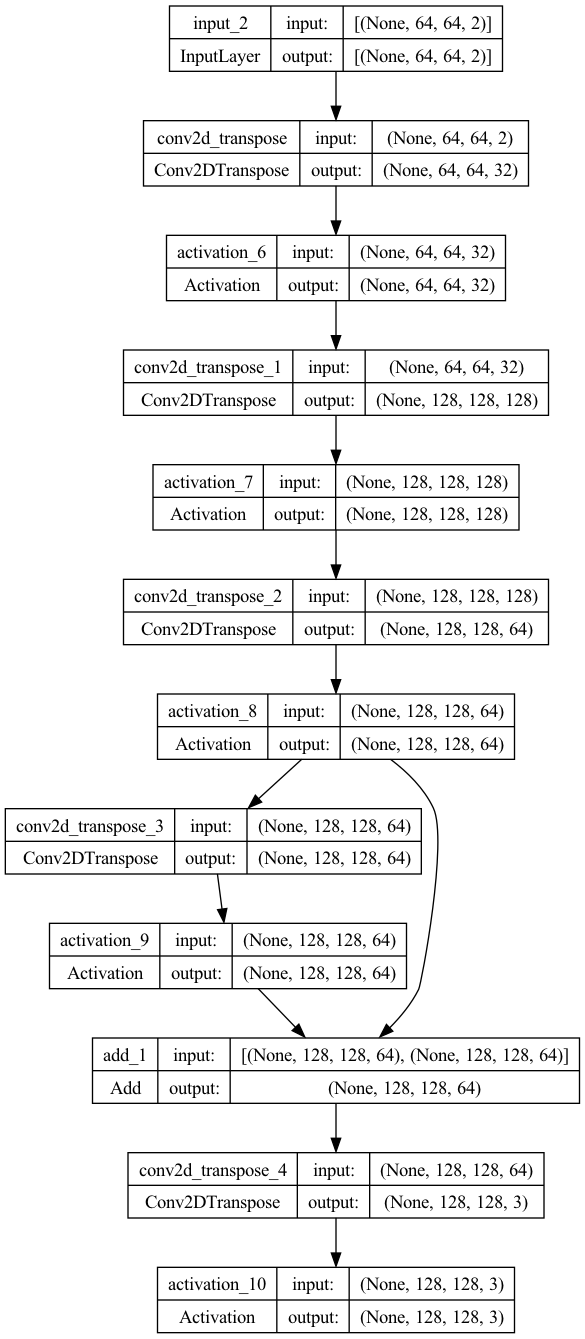
#> input picture decoder.png, 585 x 1339 px; its folder holds only this picture in this run
$ python -i preprocessv2.py   (imports and definitions only)   (older library calls are emulated)
#> lines starting #> are read from the running program, lines starting #| are printed output that depends on the picture
#> further down, picture is the input picture: shape (1339, 585, 3); min 0, max 255, mean 239.8
import os
import numpy as np
from PIL import Image
import cv2
import matplotlib.pyplot as plt
import tensorflow as tf
from tqdm import tqdm
from sklearn.model_selection import train_test_split
import random

dataset_path = "archive"
num_images = 100
img_size = (64, 64)

# [58 lines left out: functions load_images, resize_images, display_images, not called in this run]

def apply_log_filter(img, kernel_size=5, sigma=0.5):
#> called with kernel_size = 5, sigma = 0.5
    log = cv2.GaussianBlur(img, (kernel_size, kernel_size), sigma)
    # log = cv2.Laplacian(log, cv2.CV_16S, ksize=kernel_size)
    log = cv2.convertScaleAbs(log)
    r_channel, g_channel, b_channel = cv2.split(log)

    # Apply Laplacian to each channel
    r_laplacian = cv2.Laplacian(r_channel, cv2.CV_16S, ksize=kernel_size)
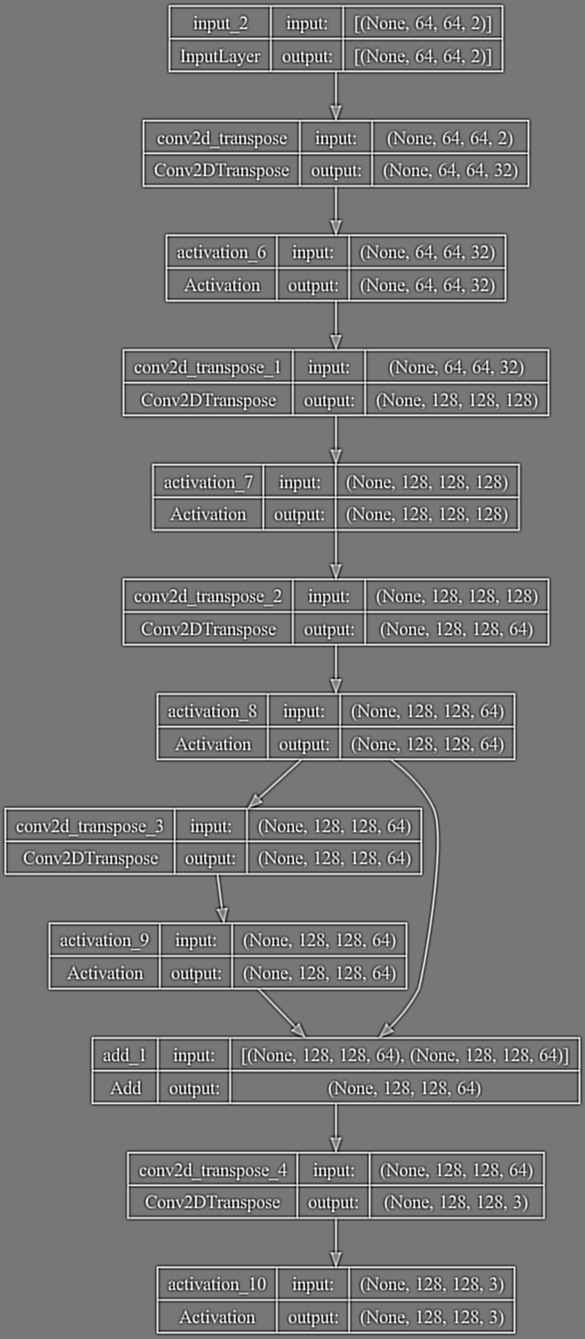
#> r_laplacian: shape (1339, 585) int16; min -7196, max 8164, mean 0; drawn with min black and max white
    g_laplacian = cv2.Laplacian(g_channel, cv2.CV_16S, ksize=kernel_size)
    b_laplacian = cv2.Laplacian(b_channel, cv2.CV_16S, ksize=kernel_size)

    # Merge the channels back together
    laplacian_image = cv2.merge([r_laplacian, g_laplacian, b_laplacian])
    return laplacian_image

# [65 lines left out: functions apply_sobel_filter, normalize_image, apply_salt_pepper_noise, preprocess_images, split_data, not called in this run]

>>> import cv2
>>> picture = cv2.imread('decoder.png')
>>> result = apply_log_filter(picture)

$ run again, on encoder.png
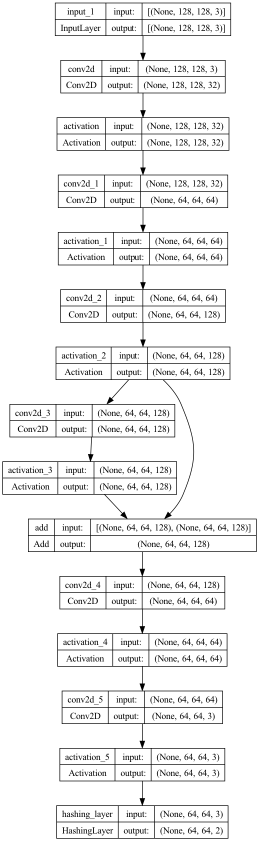
#> input picture encoder.png, 518 x 1683 px (shown at 1/2 size)
#> picture is the input picture: shape (1683, 518, 3); min 0, max 255, mean 239.7
#> in apply_log_filter, `r_laplacian = cv2.Laplacian(r_channel, cv2.CV_16S, ksize=kernel_size)`:
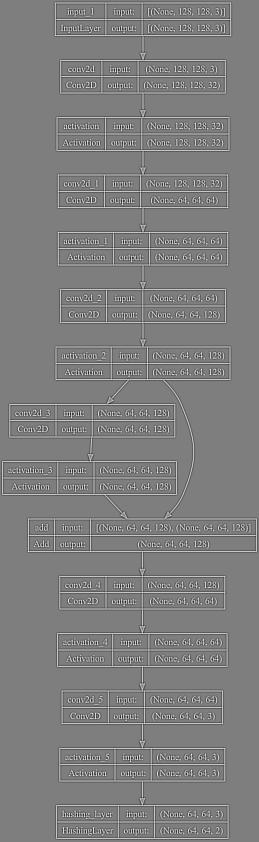
#> r_laplacian: shape (1683, 518) int16 (shown at 1/2 size); min -8098, max 8164, mean 0; drawn with min black and max white

$ run again, on model.png
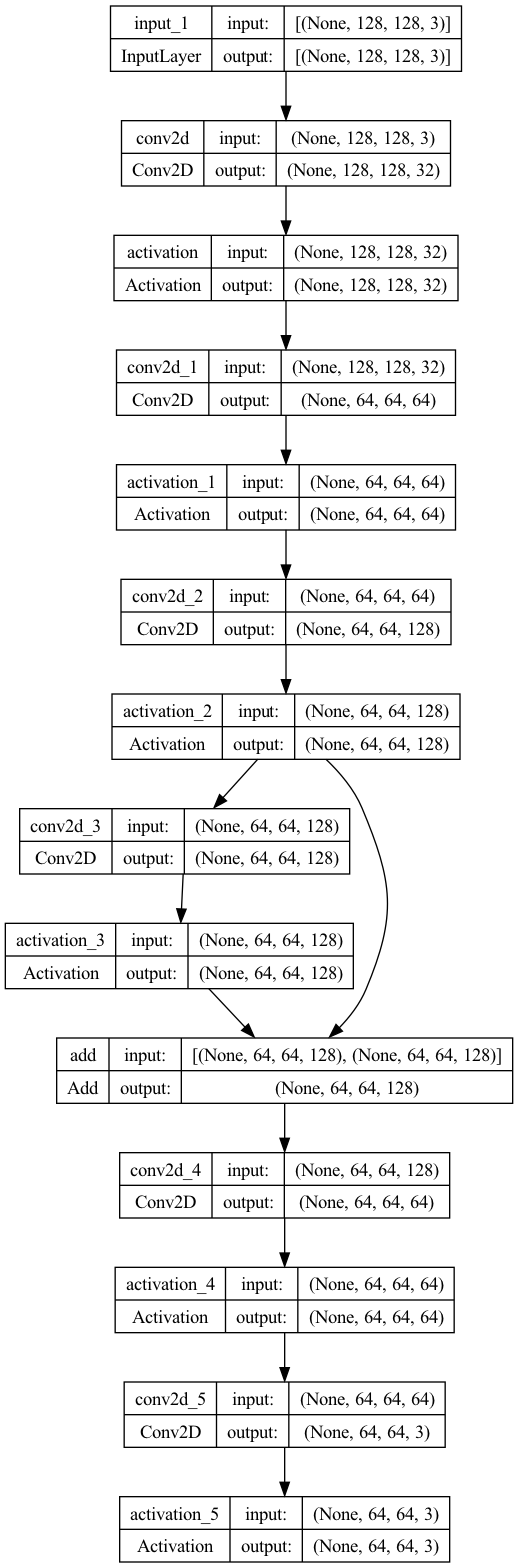
#> input picture model.png, 518 x 1568 px
#> picture is the input picture: shape (1568, 518, 3); min 0, max 255, mean 239.7
#> in apply_log_filter, `r_laplacian = cv2.Laplacian(r_channel, cv2.CV_16S, ksize=kernel_size)`:
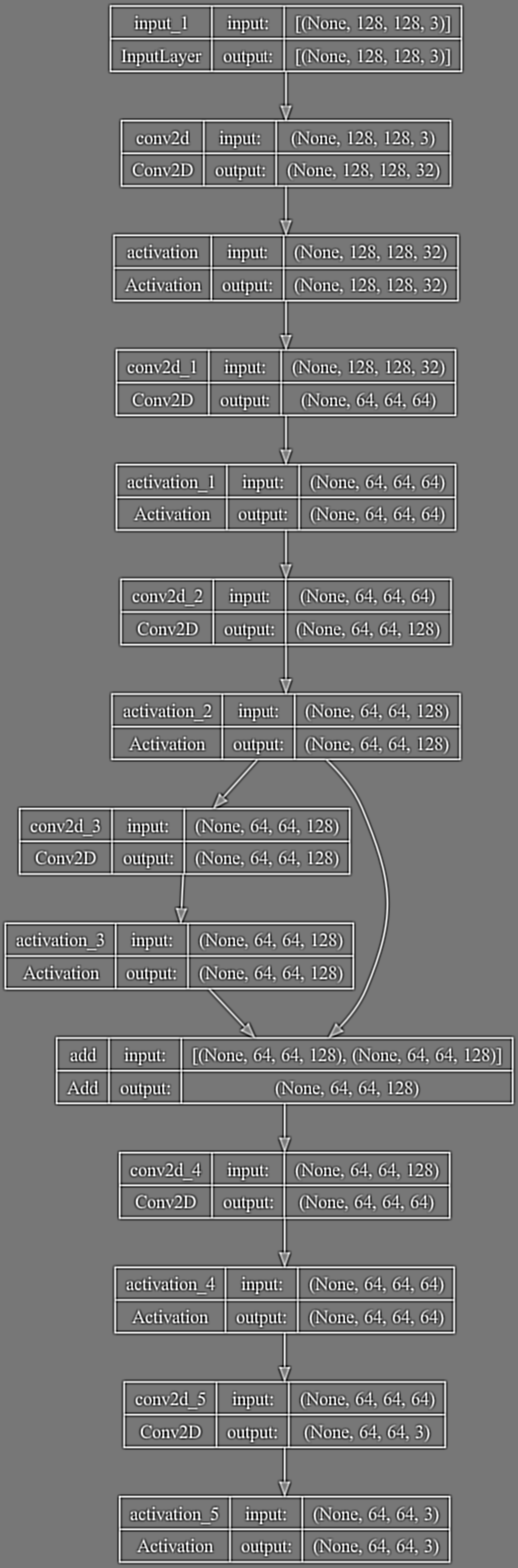
#> r_laplacian: shape (1568, 518) int16; min -7196, max 8164, mean 0; drawn with min black and max white
